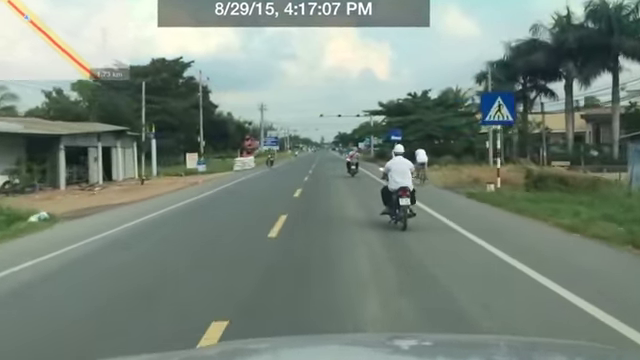
#> input picture frame 75 of blog/opencv_model/video/_bike.MKV, 640 x 360 px, given in place of test_coca.mp4, which was not available
$ python vehicles_detection.py
#> lines starting #> are read from the running program, lines starting #| are printed output that depends on the picture; after the words box and inside, x2 and y2 are one past the last pixel; in counts of white or black regions, pixels touching at a corner belong together; pictures that were not available may be replaced by others from this repository, and a replacement may not be noted
# OpenCV Python program to detect cars in video frame
# import libraries of python OpenCV
import cv2
import sys
import os
sys.path.append('/home/minhdo/code')
from blog.lib.Config import Config
# from config import *

class detect_car:
    @classmethod
    def in_video(cls):
        # capture frames from a video
        cap = cv2.VideoCapture('/home/minhdo/code/blog/opencv_model/video/test_coca.mp4')
        # img = cv2.imread('/home/minhdo/code/blog/opencv_model/test_coca/coca_01_res.jpg')
        # Trained XML classifiers describes some features of some object we want to detect
        car_cascade = cv2.CascadeClassifier('/home/minhdo/code/blog/opencv_model/filter_model/cascade_coca.xml')

        # loop runs if capturing has been initialized.
        count_index = 0
        while True:
            # reads frames from a video
            ret, frames = cap.read()
#> frames is the input picture: shape (360, 640, 3); mean B, G, R 124.3, 135.1, 121.7
            # frames = img
            # convert to gray scale of each frames
            # gray = cv2.cvtColor(frames, cv2.COLOR_BGR2GRAY)


            # Detects cars of different sizes in the input image
            cars = car_cascade.detectMultiScale(frames, 1.1, 10)
#> cars = [[47, 116, 94, 94]]
            # cars = car_cascade.detectMultiScale(gray, 1.1, 13)

            # To draw a rectangle in each cars
            for (x,y,w,h) in cars:
                print (x,y,w,h)
                cv2.rectangle(frames,(x,y),(x+w,y+h),(0,0,255),2)
                ### roi an image ###
                ### start ###
                """
                @ try cut frame
                @ with x,y,w,h
                """
                roi = frames[y:y+h, x:x+w]
#> this loop made 1 pass
#| 47 116 94 94
#> pass 1, in in_video, `roi = frames[y:y+h, x:x+w]`:
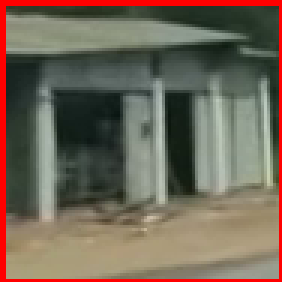
#> roi: shape (94, 94, 3) (shown 3 times larger); mean B, G, R 87.4, 102.3, 114.3
#> after the loop:
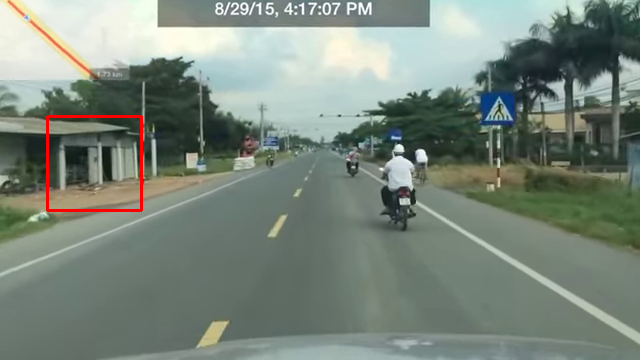
#> frames: shape (360, 640, 3); 0.49% of pixels changed, all inside (x1, y1, x2, y2) = (46, 115, 143, 212)

                ### end ###
                ### roi an image ###

            # Display frames in a window
            # cv2.imshow('video2', frames)
            cv2.imshow('video1', frames)
            # cv2.imshow('video2', roi)
            # Wait for Esc key to stop
            cv2.imwrite("/home/minhdo/code/blog/opencv_model/image_from_video/"+str(count_index)+".jpeg", frames )
            if cv2.waitKey(33) == 27:
#> (key Esc is pressed here)
                break

            count_index += 1

        # De-allocate any associated memory usage
        cv2.destroyAllWindows()
#> (the run stopped early here; a loop or call above may not have finished)

$ run again, starting later in the video
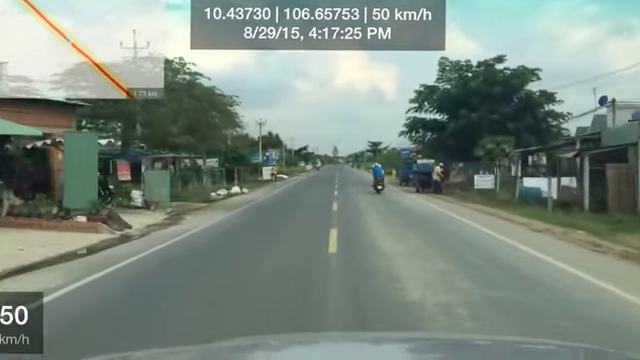
#> input picture frame 604 of blog/opencv_model/video/_bike.MKV, 640 x 360 px, given in place of test_coca.mp4, which was not available
#> in in_video, frames is the input picture: shape (360, 640, 3); mean B, G, R 128.1, 138.7, 124.6
#> cars = [[579, 171, 45, 45]]
#> the loop in in_video, `for (x,y,w,h) in cars:` made 1 pass
#> (printed output is left out)
#> pass 1, in in_video, `roi = frames[y:y+h, x:x+w]`:
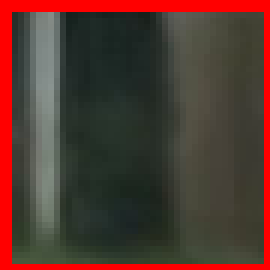
#> roi: shape (45, 45, 3) (shown 6 times larger); mean B, G, R 48, 56.2, 84
#> after the loop in in_video, `for (x,y,w,h) in cars:`:
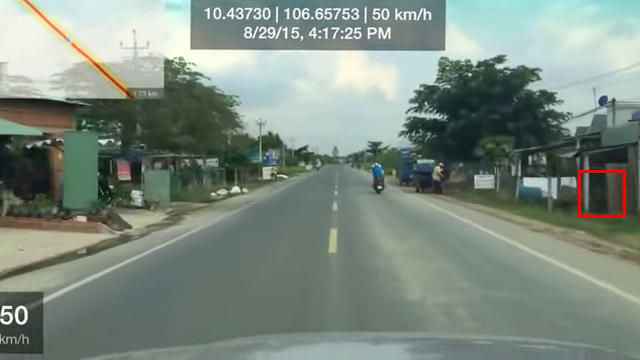
#> frames: shape (360, 640, 3); 0.23% of pixels changed, all inside (x1, y1, x2, y2) = (578, 170, 626, 218)
